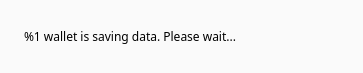
<?xml version="1.0" encoding="UTF-8"?>
<ui version="4.0">
 <class>ExitWidget</class>
 <widget class="QWidget" name="ExitWidget">
  <property name="geometry">
   <rect>
    <x>0</x>
    <y>0</y>
    <width>363</width>
    <height>73</height>
   </rect>
  </property>
  <property name="windowTitle">
   <string>Saving data</string>
  </property>
  <property name="styleSheet">
   <string notr="true">border: 0px;
color: rgb(0, 0, 0);
background-color: rgb(250, 250, 250);
font-family: Poppins;</string>
  </property>
  <layout class="QHBoxLayout" name="horizontalLayout" stretch="0,1">
   <item>
    <widget class="QLabel" name="m_clockLabel">
     <property name="text">
      <string/>
     </property>
    </widget>
   </item>
   <item>
    <widget class="QLabel" name="m_label">
     <property name="enabled">
      <bool>true</bool>
     </property>
     <property name="font">
      <font>
       <family>Poppins</family>
      </font>
     </property>
     <property name="text">
      <string>%1 wallet is saving data. Please wait...</string>
     </property>
    </widget>
   </item>
  </layout>
 </widget>
 <resources/>
 <connections/>
</ui>
